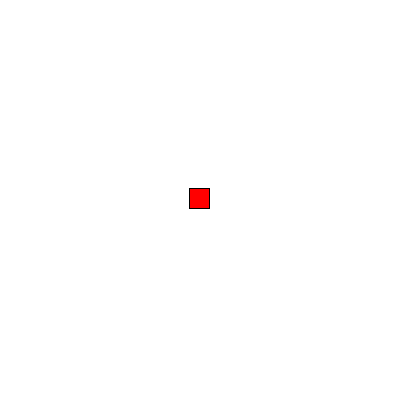
Frame 1 (no input)
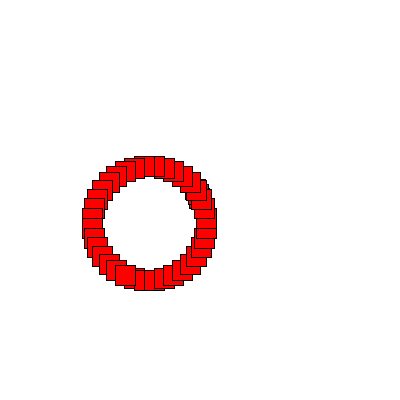
Frame 60 (the mouse pressed at the canvas centre just before this capture)
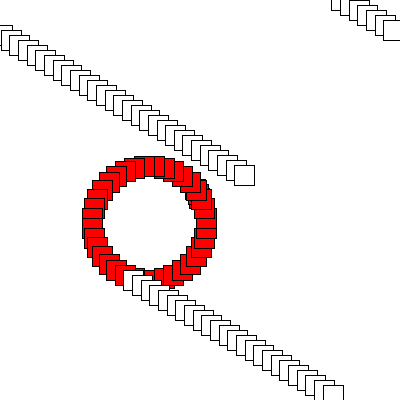
Frame 120 (the mouse held since frame 60 and released just before this capture)

The Processing sketch that drew these frames (run headless with seeded random() and noise(); from frame 60 on, the mouse is pressed at the canvas centre):

// Processing sketch: sketch_190811n
// ── sketch_190811n.pde
/**
 * マウスの位置に応じて移動方向が変わる四角たち
 */
int maxColor;
float x, y, speed, angle, maxSpeed = 10;

void setup() {
  size(400, 400);
  maxColor = width;
  colorMode(HSB, maxColor);
  background(maxColor);
  rectMode(CENTER);
  frameRate(10);
  
  x = width / 2;
  y = height / 2;
  speed = 0;
  angle = 0;
}

void draw() {
  float acc = (mouseY - (height / 2));
  speed += acc * 0.01;
  if (speed < -maxSpeed) {
    speed = -maxSpeed; 
  }
  if (speed > maxSpeed) {
    speed = maxSpeed;
  }
  
  float ang = ((width / 2) - mouseX);
  angle += ang * 0.05;
  
  x += speed * sin(radians(angle));
  y += speed * cos(radians(angle));
  
  loopWorld();
  
  fill(abs(ang)*2, abs(acc)*2, maxColor);
  rect(x, y, 20, 20);
}

void loopWorld() {
  if (x < 0) x = width + x;
  if (x > width) x = x - width;
  if (y < 0) y = height + y;
  if (y > height) y = y - height; 
}
